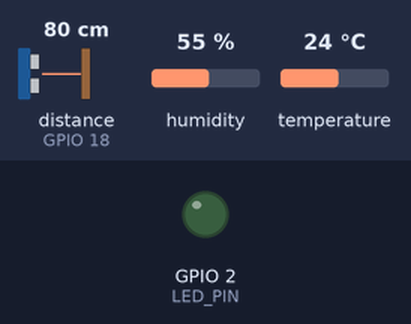
The sketch below on a simulated ESP32. Shown: output pins drawn as LEDs (lit = HIGH). Wiring (from diagram.json): ultrasonic range finder: trigger GPIO 5; echo GPIO 18. The inputs (shaded band) are chosen by the test bench; at power-on: distance to the obstacle (sensor on GPIO 18) 80 cm, humidity 55 %, temperature 24 °C. The echo pulse lasts 58.3 µs per cm; WiFi joins after 1.5 s; servers stay silent unless stated; no MQTT or app messages arrive unless stated; pins used as bus, display or sensor lines are not drawn; what the sketch prints to the serial monitor is not drawn.

Above: at 4.5 s.
At 10.06 s:
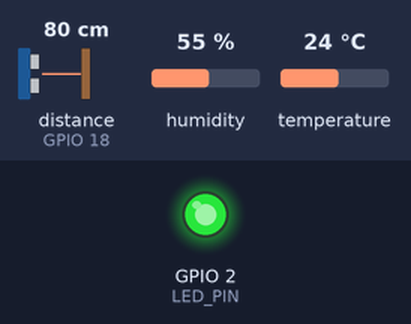
Timing chart, 0 to 10.5 s (numbered marks = the images above):
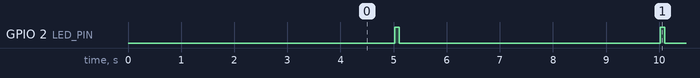

Measured:
- by itself, GPIO 2 (LED_PIN): alternates HIGH for 0.08 s and LOW for 4.9 s

The sketch:

sketch.ino
```cpp
#include <WiFi.h>
#include <PubSubClient.h>
#include <DHTesp.h>

const char* WIFI_SSID = "Wokwi-GUEST";
const char* WIFI_PASSWORD = "";

const char* MQTT_SERVER = "thingsboard.cloud";
const int MQTT_PORT = 1883;
const char* TOKEN = "Ei709g7AR3szZ4AYtSBa";

const int DHT_PIN = 15;
const int TRIG_PIN = 5;
const int ECHO_PIN = 18;
const int LED_PIN = 2;

const unsigned long SEND_INTERVAL_MS = 5000;

WiFiClient wifiClient;
PubSubClient mqttClient(wifiClient);
DHTesp dht;

unsigned long lastSend = 0;
unsigned long sequenceNo = 0;

void connectWiFi() {
  WiFi.mode(WIFI_STA);
  WiFi.begin(WIFI_SSID, WIFI_PASSWORD, 6);

  Serial.print("Connecting WiFi");

  while (WiFi.status() != WL_CONNECTED) {
    delay(500);
    Serial.print(".");
  }

  Serial.println(" connected");
  Serial.print("IP: ");
  Serial.println(WiFi.localIP());
}

void connectMQTT() {
  while (!mqttClient.connected()) {
    String clientId =
      "ESP32-Bai1-" + String((uint32_t)ESP.getEfuseMac(), HEX);

    Serial.print("Connecting MQTT...");

    if (mqttClient.connect(clientId.c_str(), TOKEN, NULL)) {
      Serial.println(" connected");
    } else {
      Serial.printf(
        " failed, rc=%d. Retry in 2 s\n",
        mqttClient.state()
      );
      delay(2000);
    }
  }
}

float readDistanceCm() {
  digitalWrite(TRIG_PIN, LOW);
  delayMicroseconds(2);

  digitalWrite(TRIG_PIN, HIGH);
  delayMicroseconds(10);

  digitalWrite(TRIG_PIN, LOW);

  unsigned long duration =
    pulseIn(ECHO_PIN, HIGH, 30000);

  if (duration == 0) {
    return NAN;
  }

  return duration * 0.0343f / 2.0f;
}

void setup() {
  Serial.begin(115200);

  pinMode(TRIG_PIN, OUTPUT);
  pinMode(ECHO_PIN, INPUT);
  pinMode(LED_PIN, OUTPUT);

  dht.setup(DHT_PIN, DHTesp::DHT22);

  connectWiFi();

  mqttClient.setServer(MQTT_SERVER, MQTT_PORT);
  mqttClient.setBufferSize(256);

  delay(2500);

  Serial.println("System ready");
}

void loop() {
  if (WiFi.status() != WL_CONNECTED) {
    connectWiFi();
  }

  if (!mqttClient.connected()) {
    connectMQTT();
  }

  mqttClient.loop();

  unsigned long now = millis();

  if (now - lastSend < SEND_INTERVAL_MS) {
    return;
  }

  lastSend = now;

  TempAndHumidity data =
    dht.getTempAndHumidity();

  if (isnan(data.temperature) ||
      isnan(data.humidity)) {

    delay(100);

    data = dht.getTempAndHumidity();
  }

  float distance = readDistanceCm();

  Serial.printf(
    "Sensor: T=%.2f C | H=%.2f %% | D=%.2f cm\n",
    data.temperature,
    data.humidity,
    distance
  );

  if (!isfinite(data.temperature) ||
      !isfinite(data.humidity) ||
      !isfinite(distance)) {

    Serial.println(
      "Invalid sensor data - skip publish"
    );

    return;
  }

  sequenceNo++;

  char payload[256];

  snprintf(
    payload,
    sizeof(payload),
    "{\"temperature\":%.2f,\"humidity\":%.2f,\"distance_cm\":%.2f,"
    "\"rssi\":%d,\"sequence\":%lu,\"uptime_s\":%lu}",
    data.temperature,
    data.humidity,
    distance,
    WiFi.RSSI(),
    sequenceNo,
    millis() / 1000
  );

  bool ok = mqttClient.publish(
    "v1/devices/me/telemetry",
    payload
  );

  Serial.printf(
    "%s | publish=%s\n",
    payload,
    ok ? "OK" : "FAILED"
  );

  digitalWrite(LED_PIN, HIGH);
  delay(80);
  digitalWrite(LED_PIN, LOW);
}
```
